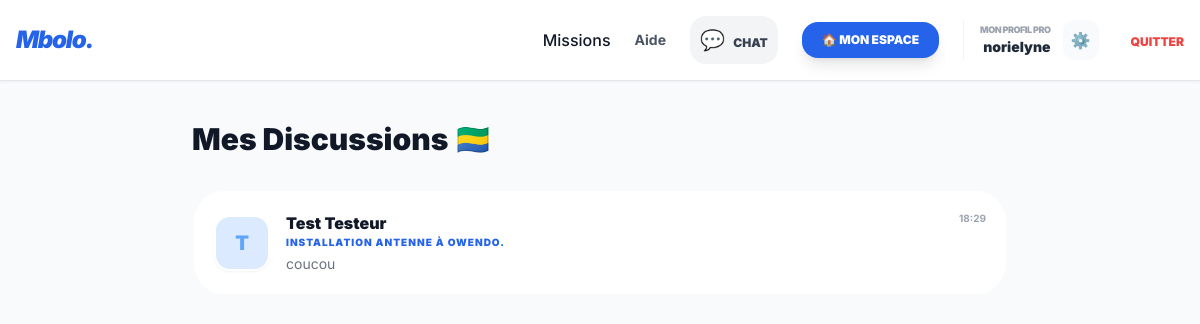
The app's page /chats/ (signed in) with its own data.
### interim/models.py (models this page shows, shortened)
class User(AbstractUser):
    USER_TYPE_CHOICES = (
        ('PARTICULIER', 'Particulier (Travailleur & Petit Recruteur)'),
        ('ENTREPRISE', 'Entreprise'),
    )
    TYPE_PIECE = [
        ('CNI', 'Carte Nationale d’Identité'),
        ('PASSEPORT', 'Passeport'),
        ('PERMIS', 'Permis de Conduire'),
        ('CNAMGS', 'Carte CNAMGS'),
    ]
    STATUT_VERIF = [
        ('NON_VERIFIE', 'Non vérifié'),
        ('EN_ATTENTE', 'En attente de validation'),
        ('VERIFIE', 'Profil Vérifié ✅'),
        ('REJETE', 'Pièce rejetée'),
    ]
    email = models.EmailField(unique=True, verbose_name="Adresse email")
    username = models.CharField(max_length=150, unique=True, blank=True, null=True)
    USERNAME_FIELD = 'email'
    REQUIRED_FIELDS = ['first_name', 'last_name']
    objects = MyUserManager()
    user_type = models.CharField(max_length=20, choices=USER_TYPE_CHOICES, default='PARTICULIER')
    phone = models.CharField(max_length=15, verbose_name="Numéro Mobile Money")
    ville = models.CharField(max_length=100, default="Libreville")
    photo = models.ImageField(upload_to='profiles/', null=True, blank=True)
    bio = models.TextField(max_length=500, blank=True)
    cv = models.FileField(upload_to='cvs/', null=True, blank=True)
    competences = models.CharField(max_length=255, blank=True)
    nom_entreprise = models.CharField(max_length=150, blank=True)
    niu = models.CharField(max_length=50, blank=True, verbose_name="Numéro NIU")
    first_name = models.CharField(max_length=150, verbose_name="Prénom")
    last_name = models.CharField(max_length=150, verbose_name="Nom")
    experiences = models.TextField(max_length=1000, blank=True, verbose_name="Expériences")
    is_premium = models.BooleanField(default=False)
    date_expiration_premium = models.DateTimeField(null=True, blank=True)
    type_piece_identite = models.CharField(max_length=20, choices=TYPE_PIECE, blank=True)
    fichier_piece_identite = models.FileField(upload_to='identite/', blank=True, null=True)
    statut_verification = models.CharField(max_length=20, choices=STATUT_VERIF, default='NON_VERIFIE')
    date_soumission_verif = models.DateTimeField(null=True, blank=True)

class Message(models.Model):
    mission = models.ForeignKey(Mission, on_delete=models.CASCADE, related_name='messages')
    expediteur = models.ForeignKey(User, on_delete=models.CASCADE, related_name='messages_envoyes')
    destinataire = models.ForeignKey(User, on_delete=models.CASCADE, related_name='messages_recus')
    contenu = models.TextField()
    date_envoi = models.DateTimeField(auto_now_add=True)
    lu = models.BooleanField(default=False)
    class Meta:
        ordering = ['date_envoi']

class Mission(models.Model):
    STATUT_CHOICES = [
        ('OUVERT', 'Ouvert'),
        ('RESERVE', 'Réservé (Paiement bloqué)'),
        ('TERMINE', 'Mission terminée'),
        ('CLOTURE', 'Clôturé (Payé)'),
    ]
    CATEGORIES = [
        ('MAISON', '🏠 Maison (Ménage, Cuisine, Nounou)'),
        ('BRICOLAGE', '🛠️ Travaux (Plomberie, Électricité, Maçonnerie)'),
        ('TRANSPORT', '🚗 Transport (Livraison, Chauffeur, Déménagement)'),
        ('TECH', '💻 Informatique (Réparation PC, Design, Web)'),
        ('BEAUTE', '✨ Beauté (Coiffure, Maquillage, Massage)'),
        ('SERVICES', '💼 Services (Cours particuliers, Gardiennage, Secrétariat)'),
        ('AUTRE', '➕ Autre service'),
    ]
    auteur = models.ForeignKey(User, on_delete=models.CASCADE, related_name='mes_missions')
    titre = models.CharField(max_length=100)
    description = models.TextField()
    ville = models.CharField(max_length=50, default="Libreville")
    quartier = models.CharField(max_length=50, blank=True)
    statut = models.CharField(max_length=20, choices=STATUT_CHOICES, default='OUVERT')
    date_mission = models.DateField(verbose_name="Jour de la mission", null=True, blank=True)
    horaire = models.CharField(max_length=100, help_text="Ex: De 08h à 17h", blank=True)
    date_creation = models.DateTimeField(auto_now_add=True)
    is_boosted = models.BooleanField(default=False)
    boost_expires_at = models.DateTimeField(null=True, blank=True)
    nombre_places = models.PositiveIntegerField(default=1)
    prix = models.DecimalField(max_digits=10, decimal_places=0)
    travailleur_selectionne = models.ForeignKey(
        User,
        on_delete=models.SET_NULL,
        null=True,
        blank=True,
        related_name='missions_effectuees'
    )
    categorie = models.CharField(
        max_length=50,
        choices=CATEGORIES,
        default='MAISON'
    )

### interim/views.py (the view)
# urls.py: path('chats/', views.liste_chats, name='liste_chats'),
@login_required
def liste_chats(request):
    messages_recents = Message.objects.filter(
        Q(expediteur=request.user) | Q(destinataire=request.user)
    ).order_by('-date_envoi')
    chats = []
    vus = set()
    for m in messages_recents:
        interlocuteur = m.destinataire if m.expediteur == request.user else m.expediteur
        cle = (interlocuteur.id, m.mission.id)
        if cle not in vus:
            chats.append({
                'interlocuteur': interlocuteur,
                'mission': m.mission,
                'dernier_message': m.contenu,
                'date': m.date_envoi,
                'non_lu': m.destinataire == request.user and not m.lu
            })
            vus.add(cle)
    return render(request, 'interim/liste_chats.html', {'chats': chats})

### interim/context_processors.py (called while the page is built)
def notifications_messages(request):
    if request.user.is_authenticated:
        count = Message.objects.filter(destinataire=request.user, lu=False).count()
        return {'unread_messages_count': count}
    return {'unread_messages_count': 0}

### templates/interim/liste_chats.html (shortened to what this page needs)
{% extends "base.html" %}
{% block content %}
<div class="max-w-4xl mx-auto p-4 lg:p-10">
    <h1 class="text-3xl font-black text-gray-900 mb-8">Mes Discussions 🇬🇦</h1>
    <div class="space-y-4">
        {% for chat in chats %}
        <a href="{% url 'chat_mission' chat.mission.id chat.interlocuteur.id %}"
           class="flex items-center gap-4 bg-white p-5 rounded-[2rem] border-2 {% if chat.non_lu %}border-blue-500 bg-blue-50{% else %}border-gray-50{% endif %} hover:shadow-xl transition">
            <div class="w-14 h-14 rounded-2xl bg-blue-100 flex-shrink-0 overflow-hidden border-2 border-white shadow-sm">
                {% if chat.interlocuteur.photo %}
                    <img src="{{ chat.interlocuteur.photo.url }}" class="w-full h-full object-cover">
                {% else %}
                    <div class="flex items-center justify-center h-full text-xl font-black text-blue-400">
                        {{ chat.interlocuteur.first_name|slice:":1" }}
                    </div>
                {% endif %}
            </div>
            <div class="flex-1 min-w-0">
                <div class="flex justify-between items-start">
                    <h4 class="font-black text-gray-900 truncate">{{ chat.interlocuteur.first_name }} {{ chat.interlocuteur.last_name }}</h4>
                    <span class="text-[10px] text-gray-400 font-bold">{{ chat.date|date:"H:i" }}</span>
                </div>
                <p class="text-[10px] text-blue-600 font-black uppercase tracking-widest mb-1">{{ chat.mission.titre }}</p>
                <p class="text-sm text-gray-500 truncate {% if chat.non_lu %}font-bold text-gray-800{% endif %}">
                    {{ chat.dernier_message }}
                </p>
            </div>
        </a>
        {% empty %}
        <div class="text-center py-20 bg-gray-50 rounded-[3rem] border-4 border-dashed border-gray-100">
            <p class="text-5xl mb-4">💬</p>
            <h3 class="text-xl font-black text-gray-800">Aucun message</h3>
            <p class="text-gray-500 mt-2">Postulez à des missions pour discuter avec des recruteurs.</p>
        </div>
        {% endfor %}
    </div>
</div>
{% endblock %}

### templates/base.html (shortened to what this page needs)
<!DOCTYPE html>
<html lang="fr">
<head>
    <script src="https://cdn.tailwindcss.com"></script>
</head>
<body class="bg-gray-50 text-gray-900 pb-20 md:pb-0">
    <nav class="hidden md:flex bg-white border-b p-4 justify-between items-center sticky top-0 z-50 shadow-sm">
        <a href="/" class="text-2xl font-black text-blue-600 italic tracking-tighter">Mbolo.</a>
        <div class="flex items-center space-x-6 font-medium">
            <a href="{% url 'home' %}" class="hover:text-blue-600 transition">Missions</a>
            <a href="{% url 'aide' %}" class="text-gray-600 hover:text-blue-600 font-bold text-sm">Aide</a>
            {% if user.is_authenticated %}
                <a href="{% url 'liste_chats' %}" class="relative p-2.5 bg-gray-100 hover:bg-blue-100 rounded-2xl transition group">
                    <span class="text-xl">💬</span>
                    <span class="hidden md:inline ml-1 text-xs font-black text-gray-700 group-hover:text-blue-600 uppercase">Chat</span>
                </a>
                <a href="{% url 'dashboard' %}" class="bg-blue-600 text-white px-5 py-2.5 rounded-2xl text-xs font-black shadow-lg hover:bg-blue-700 transition">
                    🏠 MON ESPACE
                </a>
                <div class="flex items-center gap-3 border-l pl-4 border-gray-100">
                    <a href="{% url 'profil_public' user.id %}" class="text-right group">
                        <p class="text-[9px] text-gray-400 font-black uppercase tracking-tighter group-hover:text-blue-600">Mon Profil Pro</p>
                        <p class="text-sm font-black text-gray-800 group-hover:text-blue-600">{{ user.first_name|default:user.username }}</p>
                    </a>
                    <a href="{% url 'modifier_profil' %}" class="p-2 bg-gray-50 rounded-xl hover:bg-gray-200 transition" title="Modifier CV">
                        ⚙️
                    </a>
                </div>
                <form action="{% url 'logout' %}" method="post" class="inline">
                    <button type="submit" class="text-red-500 text-xs font-black uppercase hover:underline ml-2">
                        Quitter
                    </button>
                </form>
            {% else %}
                <a href="{% url 'login' %}" class="text-gray-600 hover:text-blue-600 font-bold transition">Connexion</a>
                <a href="{% url 'signup' %}" class="bg-blue-600 text-white px-5 py-2 rounded-xl font-bold hover:bg-blue-700 transition shadow-lg shadow-blue-200">
                    S'inscrire
                </a>
            {% endif %}
        </div>
    </nav>
    <main class="container mx-auto">
        {% block content %}
        {% endblock %}
    </main>
</body>
</html>

### templates/base.html (style rules this page uses)
body { font-family: 'Inter', sans-serif; }

### records on screen
User: first_name "norielyne"
User: interlocuteur.first_name "T", interlocuteur.first_name "Test", interlocuteur.last_name "Testeur", date "18:29", mission.titre "INSTALLATION ANTENNE À OWENDO.", dernier_message "coucou"
